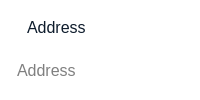
          <widget class="QFrame" name="verticalFrame_2">
           <property name="sizePolicy">
            <sizepolicy hsizetype="Preferred" vsizetype="Fixed">
             <horstretch>0</horstretch>
             <verstretch>0</verstretch>
            </sizepolicy>
           </property>
           <property name="styleSheet">
            <string notr="true">padding:0;
background-color: rgb(255, 255, 255);
border-radius:10px;</string>
           </property>
           <layout class="QVBoxLayout" name="verticalLayout_9">
            <property name="spacing">
             <number>0</number>
            </property>
            <property name="leftMargin">
             <number>5</number>
            </property>
            <property name="topMargin">
             <number>5</number>
            </property>
            <property name="rightMargin">
             <number>5</number>
            </property>
            <property name="bottomMargin">
             <number>5</number>
            </property>
            <item>
             <widget class="QFrame" name="frame">
              <property name="sizePolicy">
               <sizepolicy hsizetype="Preferred" vsizetype="Fixed">
                <horstretch>0</horstretch>
                <verstretch>0</verstretch>
               </sizepolicy>
              </property>
              <layout class="QHBoxLayout" name="horizontalLayout_6">
               <item>
                <widget class="QLabel" name="label_7">
                 <property name="sizePolicy">
                  <sizepolicy hsizetype="Fixed" vsizetype="Fixed">
                   <horstretch>0</horstretch>
                   <verstretch>0</verstretch>
                  </sizepolicy>
                 </property>
                 <property name="text">
                  <string/>
                 </property>
                 <property name="pixmap">
                  <pixmap resource="resources.qrc">:/resources/icons/address.svg</pixmap>
                 </property>
                 <property name="scaledContents">
                  <bool>true</bool>
                 </property>
                </widget>
               </item>
               <item>
                <widget class="QLabel" name="label_3">
                 <property name="sizePolicy">
                  <sizepolicy hsizetype="Preferred" vsizetype="Fixed">
                   <horstretch>0</horstretch>
                   <verstretch>0</verstretch>
                  </sizepolicy>
                 </property>
                 <property name="font">
                  <font>
                   <pointsize>12</pointsize>
                  </font>
                 </property>
                 <property name="styleSheet">
                  <string notr="true">color: rgb(14, 28, 44);</string>
                 </property>
                 <property name="text">
                  <string>Address</string>
                 </property>
                </widget>
               </item>
              </layout>
             </widget>
            </item>
            <item>
             <widget class="QLineEdit" name="address_lineEdit">
              <property name="sizePolicy">
               <sizepolicy hsizetype="Preferred" vsizetype="Fixed">
                <horstretch>0</horstretch>
                <verstretch>0</verstretch>
               </sizepolicy>
              </property>
              <property name="font">
               <font>
                <pointsize>12</pointsize>
               </font>
              </property>
              <property name="styleSheet">
               <string notr="true">padding:10px;
border:none;</string>
              </property>
              <property name="placeholderText">
               <string>Address</string>
              </property>
             </widget>
            </item>
           </layout>
          </widget>
